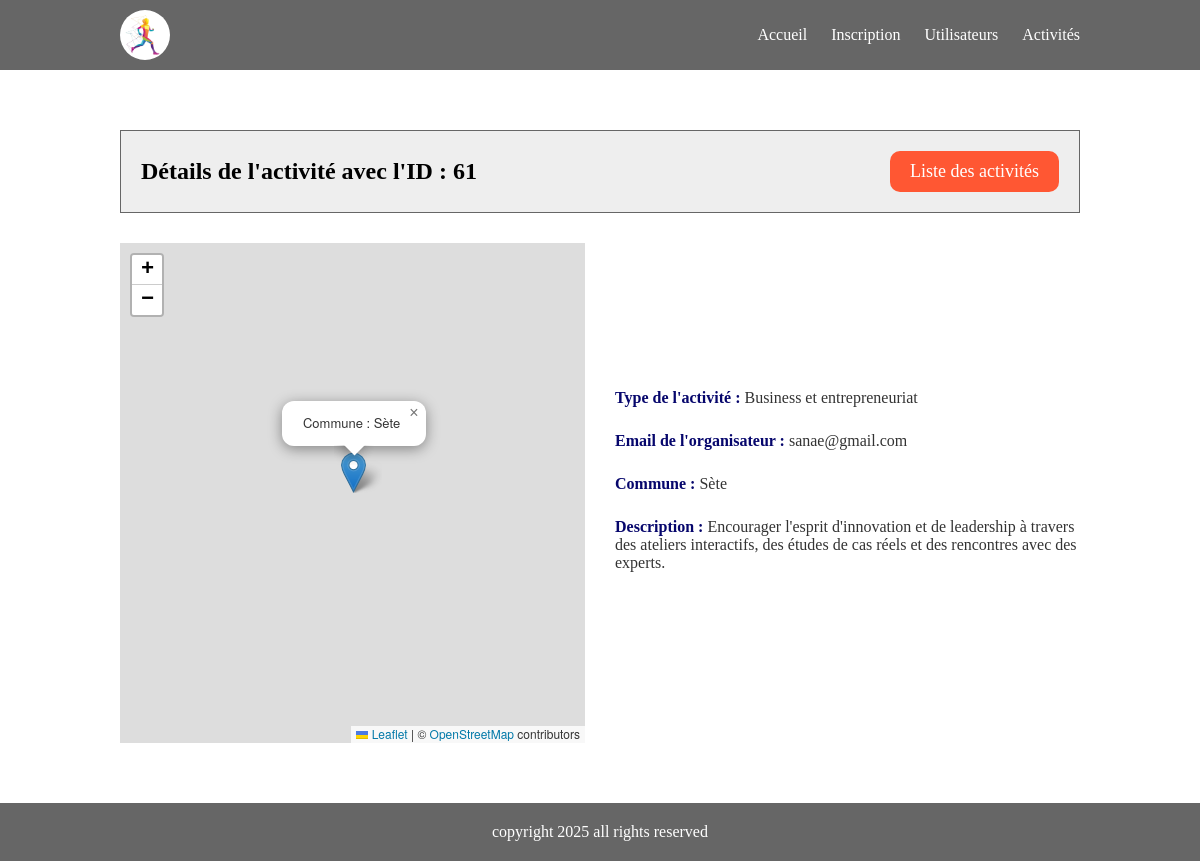
Screenshot of /?page=activite_details&id=61 with the database file from the repository.
### tables this page shows
CREATE TABLE IF NOT EXISTS activites (
  idActivite int NOT NULL AUTO_INCREMENT,
  mailOrganisateur varchar(50) NOT NULL,
  typeActivite varchar(30) NOT NULL,
  commune varchar(30) NOT NULL,
  descriptif varchar(255) NOT NULL,
  date date NOT NULL,
  longitude decimal(10,8) DEFAULT NULL,
  latitude decimal(10,8) DEFAULT NULL,
  PRIMARY KEY (idActivite),
  FOREIGN KEY (mailOrganisateur) REFERENCES utilisateurs (Adressemail),
  FOREIGN KEY (typeActivite) REFERENCES typesactivite (typeActivite)
);

### pages/detailsActivite.php (the view, shortened to what this page needs)
<?php
    $stmt = $pdo->query("select * from activites where idActivite = ".$_GET['id']);
    $stmt->execute();
    $activite = $stmt->fetch(PDO::FETCH_ASSOC);
?>
<main class="details_activite">
    <div class="container">
        <div class="header_details_activite">
            <h2>Détails de l'activité avec l'ID : <?php echo $_GET['id']?></h2>
            <a href="?page=liste_activites" class="boutton_liste_activites">Liste des activités</a>
        </div>
        <div class="diviseur">
            <div class="col_map">
                <div class="map" id="map"></div>
            </div>
            <div class="col_infos">
                <p><span>Type de l'activité : </span><?php echo $activite['typeActivite']?></p>
                <p><span>Email de l'organisateur : </span><?php echo $activite['mailOrganisateur']?></p>
                <p><span>Commune : </span><?php echo $activite['commune']?></p>
                <p><span>Description : </span><?php echo $activite['descriptif']?></p>
            </div>
        </div>
    </div>
</main>

### style/style.css (style rules this page uses)
* { margin: 0; padding: 0; box-sizing: border-box; }
a { text-decoration: none; color: black; cursor: pointer; }
.container { width: 960px; margin: 0 auto; }
main { padding: 60px 0; min-height: 75vh; }
main.liste_activites .header_liste_activites, main.details_activite .header_details_activite, main.inscription .header_inscription, main.liste_utilisateurs .header_liste_utilisateurs, main.ajouter_activite .header_ajouter_activite, main.ajouter_type_activite .header_ajouter_type_activite { display: flex; justify-content: space-between; align-items: center; margin-bottom: 30px; padding: 20px; border: 1px solid #666; background-color: #eee; }
main.liste_activites .header_liste_activites a, main.details_activite .header_details_activite a, main.inscription .header_inscription a, main.liste_utilisateurs .header_liste_utilisateurs a, main.ajouter_activite .header_ajouter_activite a, main.ajouter_type_activite .header_ajouter_type_activite a { display: block; font-size: 18px; padding: 10px 20px; border-radius: 10px; color: white; background-color: #ff5733; }
main.details_activite .diviseur, main.ajouter_activite .diviseur { display: flex; align-items: center; gap: 30px; }
main.details_activite .diviseur .col_map, main.ajouter_activite .diviseur .col_map { width: 50%; }
main.details_activite .diviseur .col_map .map, main.ajouter_activite .diviseur .col_map .map { width: 100%; height: 500px; }
main.details_activite .diviseur .col_infos p { font-size: 16px; margin-bottom: 25px; color: #333 }
main.details_activite .diviseur .col_infos p span { color: rgb(6, 6, 108); font-weight: bold; }
main.details_activite .diviseur .col_infos, main.ajouter_activite .diviseur .col_infos { width: 50%; }

### rows the page displays
activites: typeActivite "Business et entrepreneuriat", mailOrganisateur "sanae@gmail.com", commune "Sète", descriptif "Encourager l'esprit d'innovation et de leadership à travers des ateliers interactifs, des études de cas réels et des rencontres avec des experts."

### other values shown
$_GET['id'] "61"
